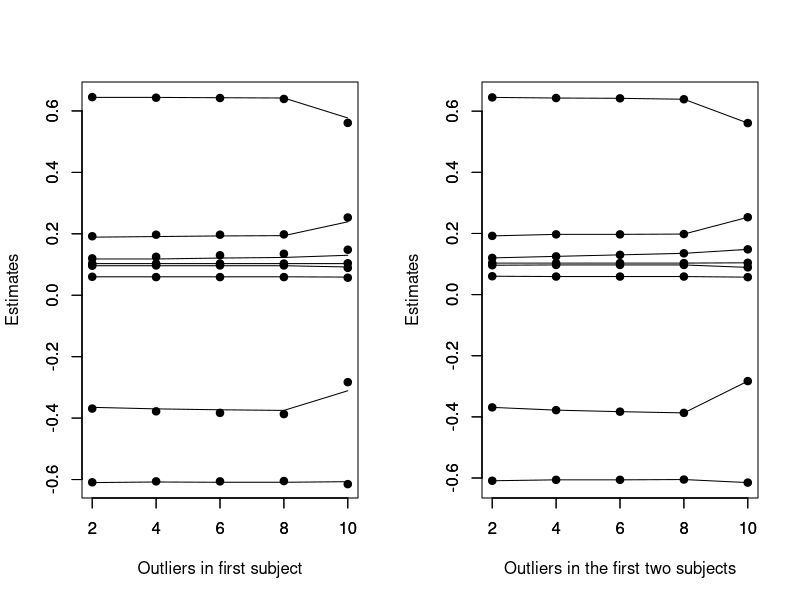

Here is the R script that generated this plot:
# Stability Study of Lung Function Growth Data 
# for the paper
# Robust Mixture of Linear Mixed Modeling via Multivariate Laplace Distribution

# Outliers are 2,4,6,8,10.

outliers=c(2,4,6,8,10)

x2=matrix( c(0.189, 0.164,  0.192,  0.165,
           0.644, 0.169,  0.645,  0.171,
           0.118, 0.160,  0.120,  0.161,
           0.060, 0.013,  0.060,  0.013,
           -0.365, 0.087, -0.369,  0.090,
           0.096, 0.007,  0.096,  0.007,
           -0.610, 0.088, -0.609,  0.093,
           0.103, 0.008,  0.103,  0.009),byrow=T,nrow=8)

x4=matrix(c(0.191, 0.167,  0.197, 0.173, 
0.644, 0.172,  0.643, 0.179, 
0.118, 0.160,  0.125, 0.160, 
0.060, 0.013,  0.059, 0.013, 
-0.370, 0.090, -0.378, 0.094, 
0.096, 0.007,  0.097, 0.007, 
-0.608, 0.095, -0.606, 0.103, 
0.103, 0.009,  0.103, 0.009),byrow=T,nrow=8)


x6=matrix(c(0.193, 0.170,  0.197, 0.176,
              0.643, 0.175,  0.642, 0.182,
              0.121, 0.159,  0.130, 0.162,
              0.060, 0.013,  0.059, 0.013,
              -0.373, 0.091, -0.383, 0.097,
              0.096, 0.007,  0.097, 0.007,
              -0.609, 0.096, -0.606, 0.107,
              0.103, 0.009,  0.103, 0.009)
          , byrow=T,nrow=8)

x8=matrix(c( 0.194, 0.172,  0.198, 0.178,
             0.642, 0.177,  0.639, 0.184,
             0.123, 0.160,  0.135, 0.160,
             0.060, 0.013,  0.059, 0.013,
             -0.375, 0.093, -0.387, 0.097,
             0.096, 0.007,  0.097, 0.007,
             -0.609, 0.096, -0.605, 0.110,
             0.103, 0.009,  0.103, 0.010)
          , byrow=T,nrow=8)

x10=matrix(c( 0.239, 0.161, 0.253, 0.162,
              0.577, 0.169, 0.561, 0.165,
              0.130, 0.236, 0.148, 0.269,
              0.059, 0.018, 0.057, 0.021,
              -0.311, 0.247,-0.283, 0.268,
              0.092, 0.021, 0.089, 0.022,
              -0.607, 0.124,-0.615, 0.158,
              0.103, 0.011, 0.104, 0.016),byrow=T,nrow=8)


X=array(0,c(8,4,5))

X[,,1]=x2
X[,,2]=x4
X[,,3]=x6
X[,,4]=x8
X[,,5]=x10

y1min=min(X[,1,1],X[,1,2],X[,1,3],X[,1,4],X[,1,5])
y1max=max(X[,1,1],X[,1,2],X[,1,3],X[,1,4],X[,1,5])

y2min=min(X[,3,1],X[,3,2],X[,3,3],X[,3,4],X[,3,5])
y2max=max(X[,3,1],X[,3,2],X[,3,3],X[,3,4],X[,3,5])

par(mfrow=c(1,2))

plot(1, type = "n", axes = TRUE, xlab = "Outliers in first subject", ylab = "Estimates", 
     xlim = c(2,10), ylim = c(y1min, y1max),)

# Add axes manually (optional, ensures clear display)
axis(1)  # X-axis
axis(2)  # Y-axis
box(lty = "blank")  # Remove the surrounding box

  for(k in seq(8))
  {
    lines(outliers,X[k,1,])
    points(outliers,X[k,3,],pch=19)
  }


plot(1, type = "n", axes = TRUE, xlab = "Outliers in the first two subjects", ylab = "Estimates", 
     xlim = c(2,10), ylim = c(y2min, y2max))

# Add axes manually (optional, ensures clear display)
axis(1)  # X-axis
axis(2)  # Y-axis
box(lty = "blank")  # Remove the surrounding box

  for(k in seq(8))
  {
    lines(outliers,X[k,3,])
    points(outliers,X[k,3,],pch=19)
  }



